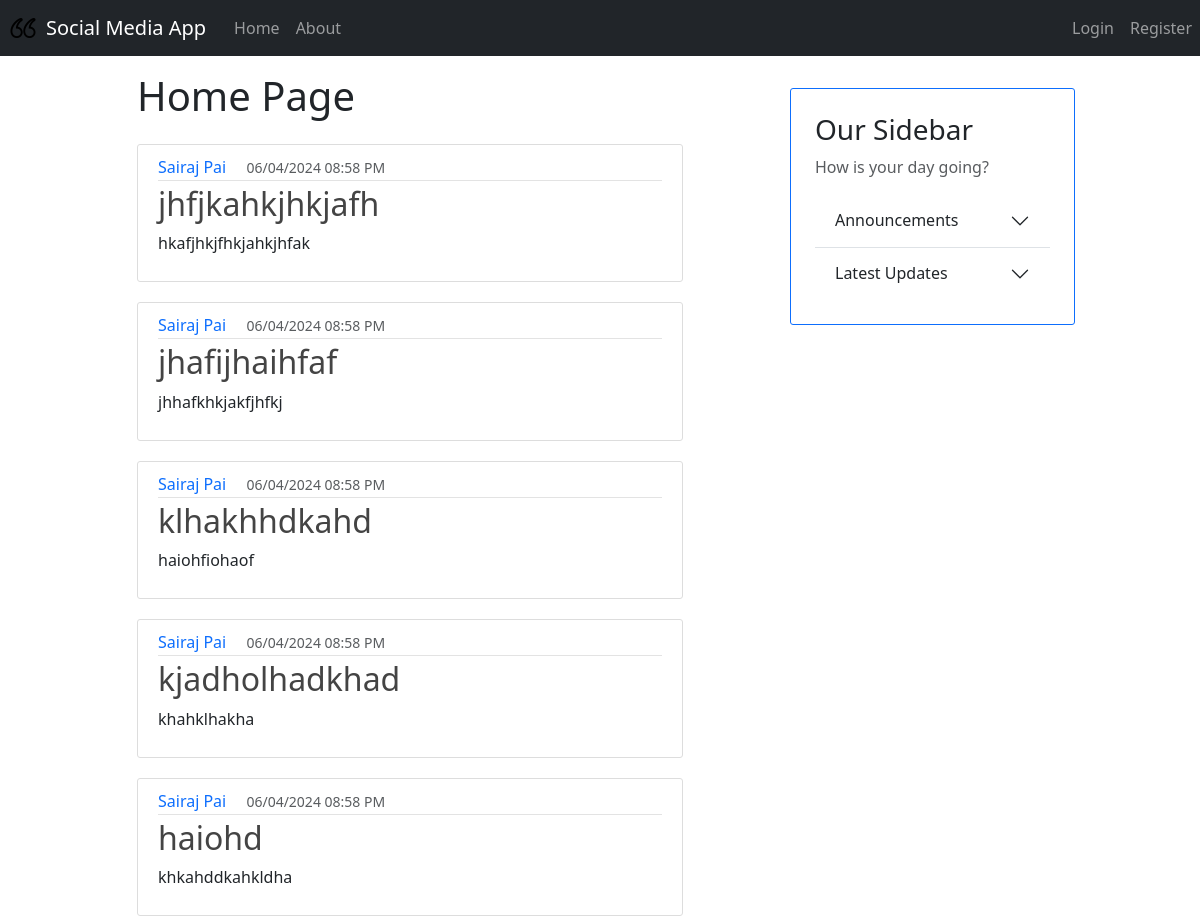
Before: / (upper part) with the older database file.
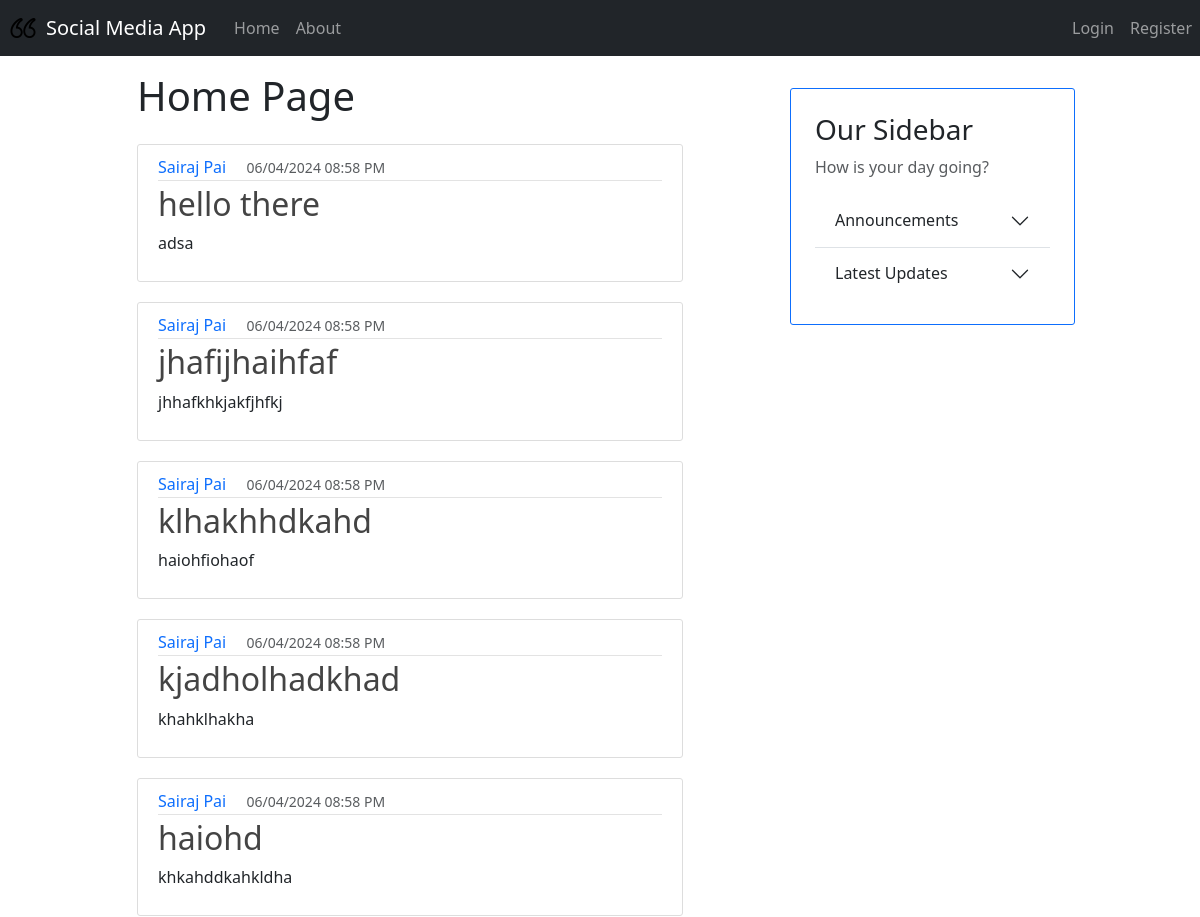
After: the same page with the newer database file.
### models.py (models this page shows, shortened)
class Base(DeclarativeBase): # pylint: disable=too-few-public-methods
    pass

class Posts(Base): # pylint: disable=too-few-public-methods
    __tablename__ = "posts"
    id: Mapped[int] = mapped_column(primary_key=True)
    title: Mapped[str] = mapped_column(nullable=False)
    text: Mapped[str] = mapped_column(nullable=False)
    image: Mapped[Optional[str]] = mapped_column()
    likes: Mapped[List["Likes"]] = relationship(back_populates="post")
    timestamp: Mapped[int] = mapped_column(nullable=False)
    owner_id: Mapped[str] = mapped_column(ForeignKey("user_account.username"))
    owner: Mapped["User"] = relationship(back_populates="posts")
    comments: Mapped[List["Comments"]] = relationship(back_populates="post")
    no_of_likes = column_property(
        select(func.count(Likes.id))
        .where(Likes.liked_post_id == id)
        .scalar_subquery()
    )

class User(Base, UserMixin): # pylint: disable=too-few-public-methods
    __tablename__ = "user_account"
    username: Mapped[str] = mapped_column(primary_key=True)
    fullname: Mapped[str] = mapped_column(nullable=False)
    email: Mapped[str] = mapped_column(nullable=False, unique=True)
    password: Mapped[str] = mapped_column(nullable=False)
    profile_pic_url: Mapped[Optional[str]] = mapped_column(default="user.png")
    posts: Mapped[List["Posts"]] = relationship(back_populates="owner")

### app.py (the view)
@app.route("/")
def home():
    page = request.args.get('page', 1, type=int)
    query = db.select(Posts).order_by(Posts.timestamp.desc())
    posts = db.paginate(query, page = page, per_page=10)
    tz=timezone("Asia/Kolkata")
    return render_template('home.html', title='Home', page=page,
                           posts=posts,datetime=datetime,tz=tz)

### templates/home.html (shortened to what this page needs)
{% extends "layout.html" %}
{% block content %}
    {% if current_user.is_authenticated %}
        <h1 class="mt-2 mb-4"> Welcome, {{ current_user.fullname }}! </h1>
    {% else %}
        <h1 class="mt-2 mb-4"> Home Page </h1>
    {% endif %}
    {% for post in posts %}
        <article class="media content-section">
          <div class="media-body">
            <div class="article-metadata">
              <a class="text-decoration-none me-3" href="#">{{ post.owner.fullname }}</a>
              <small class="text-muted">{{ datetime.fromtimestamp(post.timestamp, tz=tz).strftime('%d/%m/%Y %I:%M %p') }}</small>
            </div>
            <h2><a class="article-title text-decoration-none" href="{{ url_for('post',post_id=post.id) }}">{{ post.title }}</a></h2>
            <p class="article-content">{{ post.text }}</p>
          </div>
        </article>
    {% endfor %}
{% endblock %}

Changed rows visible on the page:
changed Posts: title "jhfjkahkjhkjafh" → "hello there"; text "hkafjhkjfhkjahkjhfak" → "adsa"
